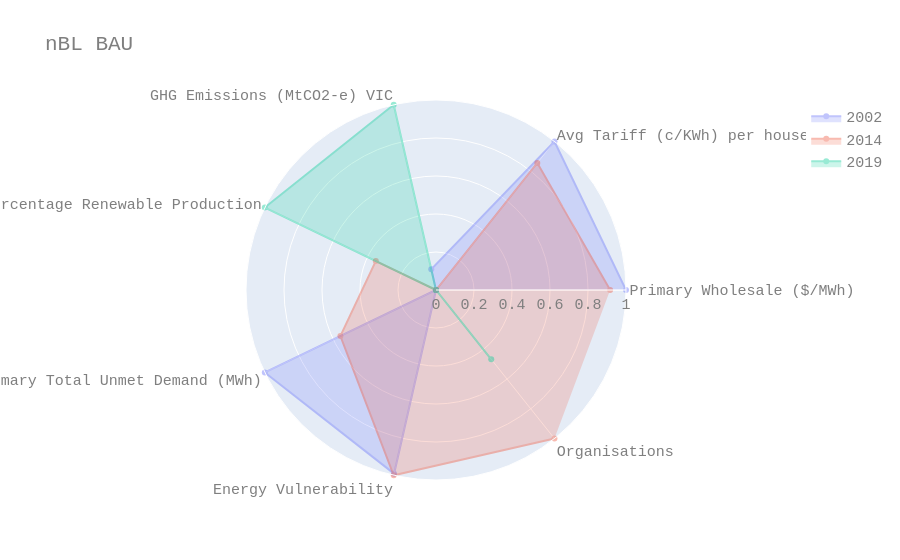

The notebook cell saved with this chart:
### Code cell
%matplotlib inline
import plotly.graph_objects as go

ooi = 'bau'


fig = go.Figure()

for year, row in data.iterrows():
    fig.add_trace(go.Scatterpolar(
      r=row[0:],
      theta=categories,
      fill='toself',
      opacity=0.4,
      name="{}".format(year)
    ))

fig.update_layout(
    polar=dict(
        radialaxis=dict(
            visible=True,
            range=[0, 1]
        )),
    showlegend=True,
    title="nBL BAU",
    font=dict(
        family="Courier New, monospace",
        size=15,
        color="#7f7f7f"
    ),
    autosize=True
)

## requires orca to be installed: conda install -c plotly plotly-orca
#fig.write_image('{}/fig{}.png'.format(r'figs', '_nbl_spider_%s'%(ooi)))
fig.show()

### Figure 1 — Plotly figure (JSON) as saved in the notebook; plotly's stock layout.template omitted (floating-point values rounded to 4 significant figures)
{"data": [{"fill": "toself", "name": "2002", "opacity": 0.4, "r": [1.0, 1.0, 0.1119, 0.0, 1.0, 0.9914, 0.0], "theta": ["Primary Wholesale ($/MWh)", "Avg Tariff (c/KWh) per household", "GHG Emissions (MtCO2-e) VIC", "Percentage Renewable Production", "Primary Total Unmet Demand (MWh)", "Energy Vulnerability", "Organisations"], "type": "scatterpolar"}, {"fill": "toself", "name": "2014", "opacity": 0.4, "r": [0.9166, 0.8551, 0.0, 0.3516, 0.5584, 1.0, 1.0], "theta": ["Primary Wholesale ($/MWh)", "Avg Tariff (c/KWh) per household", "GHG Emissions (MtCO2-e) VIC", "Percentage Renewable Production", "Primary Total Unmet Demand (MWh)", "Energy Vulnerability", "Organisations"], "type": "scatterpolar"}, {"fill": "toself", "name": "2019", "opacity": 0.4, "r": [0.0, 0.0, 1.0, 1.0, 0.0, 0.0, 0.4663], "theta": ["Primary Wholesale ($/MWh)", "Avg Tariff (c/KWh) per household", "GHG Emissions (MtCO2-e) VIC", "Percentage Renewable Production", "Primary Total Unmet Demand (MWh)", "Energy Vulnerability", "Organisations"], "type": "scatterpolar"}], "layout": {"autosize": true, "font": {"color": "#7f7f7f", "family": "Courier New, monospace", "size": 15}, "polar": {"radialaxis": {"range": [0, 1], "visible": true}}, "showlegend": true, "title": {"text": "nBL BAU"}}}
